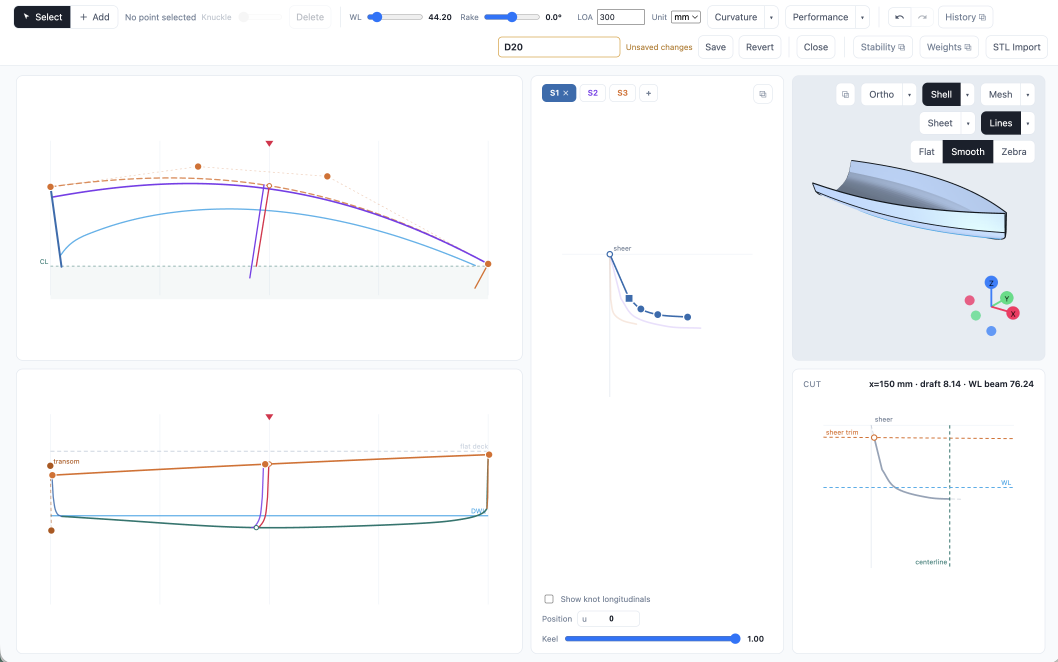
#> input picture inputs/screenshots/hull-profile.png, 3174 x 1986 px (shown at 1/3 size)
$ python trace_hull_profile.py
#> lines starting #> are read from the running program, lines starting #| are printed output that depends on the picture; after the words box and inside, x2 and y2 are one past the last pixel; in counts of white or black regions, pixels touching at a corner belong together
"""Trace the hull curves out of the design-tool screenshot.

EXTRACTION tool, not a generator. Input: the ingested evidence
(inputs/screenshots/hull-profile.png). Output: inputs/data/hull_offsets.json --
the only thing model/boat.py is allowed to be grounded on for hull shape.

Why pixel-trace instead of just using the three toolbar numbers: LOA 300, draft 8.14
and WL beam 76.24 are three scalars, and a hull needs a shape. The panels carry that
shape at ~0.23 mm/px.

WHICH PANEL IS WHICH (this was got wrong once, hence the note):
  top-left    = PLAN, half-breadths measured from a centreline dashed at y=798 px.
                purple = sheer/deck half-breadth, light blue = DWL half-breadth.
  bottom-left = PROFILE, side elevation. light blue = DWL (dead horizontal,
                y=1547 px, which is how you can tell the two panels apart),
                dark teal = keel, orange = sheer.
  bottom-right= CUT, one section at x=150 mm. centreline vertical at x=2850 px,
                sheer dashed at y=1313 px, WL dashed at y=1462 px.

CALIBRATION is over-determined on purpose, so it can be checked rather than trusted:
  CUT     y-scale <- reported draft 8.14 mm == (keel_y - WL_y) px
  CUT     x-scale <- reported WL beam 76.24 mm == 2*(CL_x - section@WL_x) px
          ...those two must agree, because the panel is plotted isotropically.
  PLAN/PROFILE scale <- hull x-extent == LOA 300 mm
          ...and that must agree with the CUT scale, ditto.
If they disagree by more than TOL_REL the script refuses to write the file.
A tracer that emits a plausible hull from a mis-identified panel is worse than none.
"""
import json, os, sys
import numpy as np
from PIL import Image

HERE = os.path.dirname(os.path.dirname(os.path.abspath(__file__)))
SRC = os.path.join(HERE, "inputs", "screenshots", "hull-profile.png")
OUT = os.path.join(HERE, "inputs", "data", "hull_offsets.json")

PLAN_BOX = (50, 220, 1570, 1090)
PROF_BOX = (50, 1100, 1570, 1690)
CUT_BOX = (2380, 1180, 3170, 1730)

REPORTED = {"loa_mm": 300.0, "cut_x_mm": 150.0, "cut_draft_mm": 8.14, "cut_wl_beam_mm": 76.24}
TOL_REL = 0.08  # 8% between independent scale estimates; the panels are ~1300 px
                # wide and the curves are 4-5 px thick, so ~0.4% per curve, but the
                # hull end-points are genuinely fuzzy (round stem, control dots).


def band(a, box, rgb, tol, ywin=None):
    """Per-column median y of pixels within tol of rgb. ywin clips contamination
    (labels, control-point dots) that shares the curve's colour."""
    x0, y0, x1, y1 = box
    sub = a[y0:y1, x0:x1].astype(float)
    d = np.sqrt(((sub - np.array(rgb, float)) ** 2).sum(axis=2))
    hit = d < tol
    if ywin:
        lo, hi = ywin
        mask = np.zeros(hit.shape[0], bool)
        mask[max(0, lo - y0):max(0, hi - y0)] = True
        hit &= mask[:, None]
    out = {}
    for c in range(hit.shape[1]):
        ys = np.nonzero(hit[:, c])[0]
        if len(ys):
            out[c + x0] = float(np.median(ys) + y0)
    return out


def smooth(d, w=9):
    xs = np.array(sorted(d)); ys = np.array([d[x] for x in xs])
    k = np.ones(w) / w
    pad = w // 2
    yp = np.concatenate([np.full(pad, ys[0]), ys, np.full(pad, ys[-1])])
    return xs, np.convolve(yp, k, mode="valid")


def main():
    a = np.asarray(Image.open(SRC).convert("RGB"))
    rep = {}

    # ---------- CUT panel: the section shape, and the tightest calibration ----
    CL_X, SHEER_Y, WL_Y = 2850.0, 1313.0, 1462.0
    sec = band(a, CUT_BOX, (150, 150, 175), 45, ywin=(1320, 1520))
#> in band, `sub = a[y0:y1, x0:x1].astype(float)`:
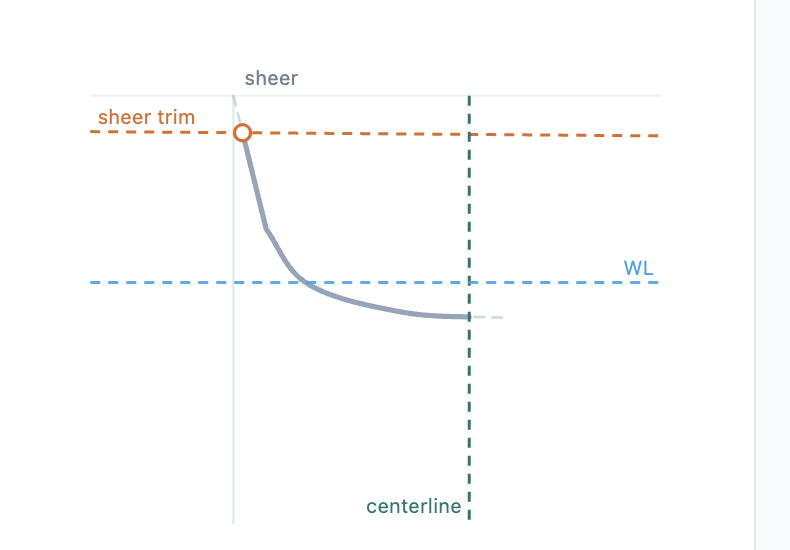
#> sub: shape (550, 790, 3) float64; mean R, G, B 252.9, 253.1, 253.3
#> in band, `hit = d < tol`: hit: shape (550, 790) bool; 0.39% white; 110 white regions (109 under 20 px), largest, box (x1, y1, x2, y2) and area: (242, 142, 468, 319) 1443
#> in band, `hit &= mask[:, None]`:
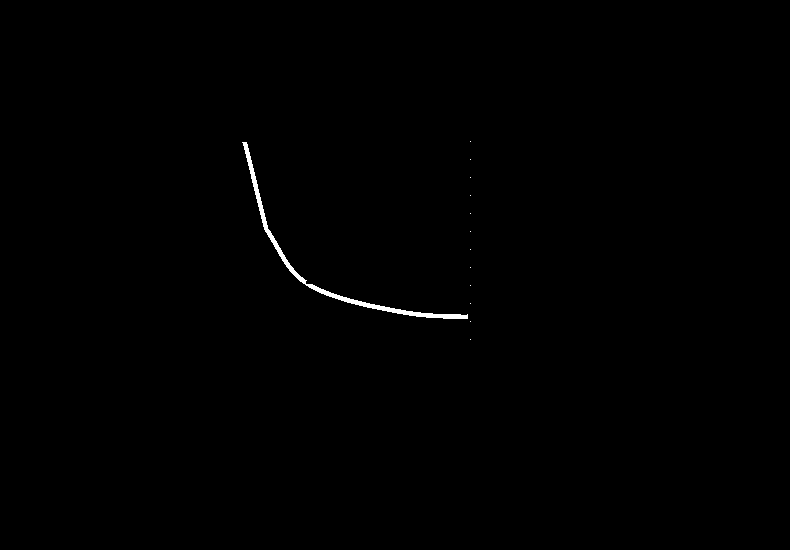
#> hit: shape (550, 790) bool; 0.33% white; 13 white regions (12 under 20 px), largest, box (x1, y1, x2, y2) and area: (242, 142, 468, 319) 1443
#> after the loop in band, `for c in range(hit.shape[1]):`: out = 227 items
#> sec = 227 items
    sx, sy = smooth(sec, 5)
#> in smooth, `xs = np.array(sorted(d))`: xs = 227 values from 2622 to 2850
#> in smooth, `ys = np.array([d[x] for x in xs])`: ys = 227 values, max 1496.5 at index 219, min 1322 at index 0, mean 1464.2
#> in smooth, `yp = np.concatenate([np.full(pad, ys[0]), ys, np.full(pad, ys[-1])])`: yp = 231 values, max 1496.5 at index 221, min 1322 at index 0, mean 1462.6
#> sx = 227 values from 2622 to 2850; sy = 227 values, max 1496.5 at index 221, min 1323 at index 0, mean 1464.1
    keel_y = float(np.max(sy))
#> keel_y = 1496.5
    cut_mm_per_px_y = REPORTED["cut_draft_mm"] / (keel_y - WL_Y)
#> cut_mm_per_px_y = 0.236
    # half-beam at the waterline: where the section crosses WL_Y
    i = int(np.argmin(np.abs(sy - WL_Y)))
#> i = 63
    half_px = CL_X - sx[i]
#> half_px = 165
    cut_mm_per_px_x = (REPORTED["cut_wl_beam_mm"] / 2.0) / half_px
#> cut_mm_per_px_x = 0.231
    rep["cut_scale_y_mm_per_px"] = cut_mm_per_px_y
    rep["cut_scale_x_mm_per_px"] = cut_mm_per_px_x

    # section as (half_breadth_mm, depth_below_sheer_mm), keel-first
    sect = []
    for x, y in zip(sx, sy):
        b = (CL_X - x) * cut_mm_per_px_x
        z = (y - SHEER_Y) * cut_mm_per_px_y
        if b >= -0.5:
            sect.append((max(0.0, b), z))
#> this loop made 227 passes
#> (y, b, z) on passes 1 to 3: (1323, 52.67, 2.36), (1324.1, 52.44, 2.62), (1325.6, 52.21, 2.97)
#> after the loop, sect = 227 pairs, first value 0 to 52.67, second value 2.36 to 43.3
    sect.sort(key=lambda p: p[0])
    rep["section_depth_mm"] = (keel_y - SHEER_Y) * cut_mm_per_px_y
    rep["section_half_beam_sheer_mm"] = max(b for b, _ in sect)
    rep["section_freeboard_at_dwl_mm"] = (WL_Y - SHEER_Y) * cut_mm_per_px_y

    # ---------- PLAN panel: half-breadths ------------------------------------
    CLY = 798.0
    sheer_hb = band(a, PLAN_BOX, (110, 60, 230), 46, ywin=(400, 800))
#> call 2 of band, with box = (50, 220, 1570, 1090), rgb = (110, 60, 230), tol = 46, ywin = (400, 800)
#> in band (call 2), `sub = a[y0:y1, x0:x1].astype(float)`:
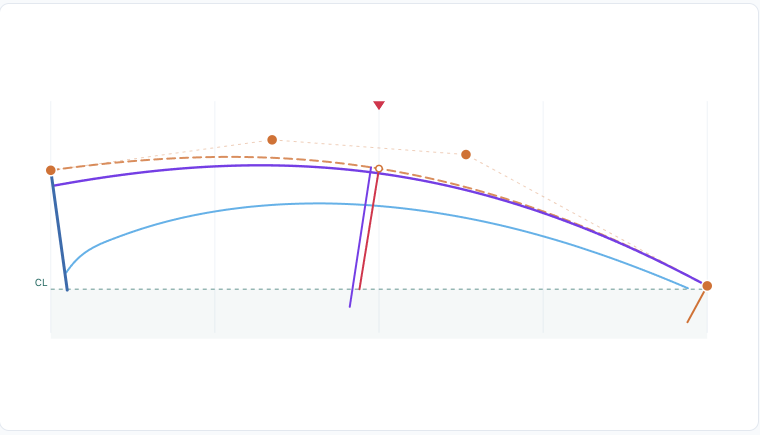
#> sub: shape (870, 1520, 3) float64 (shown at 1/2 size); mean R, G, B 251.7, 251.7, 252.9
#> in band (call 2), `hit = d < tol`: hit: shape (870, 1520) bool; 0.48% white; 2 white regions, box (x1, y1, x2, y2) and area: (108, 329, 755, 615) 3555, (759, 345, 1404, 567) 2851
#> in band (call 2), `hit &= mask[:, None]`: hit: shape (870, 1520) bool; 0.48% white; 2 white regions, box (x1, y1, x2, y2) and area: (108, 329, 755, 580) 3439, (759, 345, 1404, 567) 2851
#> after the loop in band (call 2), `for c in range(hit.shape[1]):`: out = 1292 items
#> sheer_hb = 1292 items
    dwl_hb = band(a, PLAN_BOX, (100, 178, 224), 46, ywin=(560, 800))
#> call 3 of band, with box = (50, 220, 1570, 1090), rgb = (100, 178, 224), tol = 46, ywin = (560, 800)
#> in band (call 3), `d = np.sqrt(((sub - np.array(rgb, float)) ** 2).sum(axis=2))`:
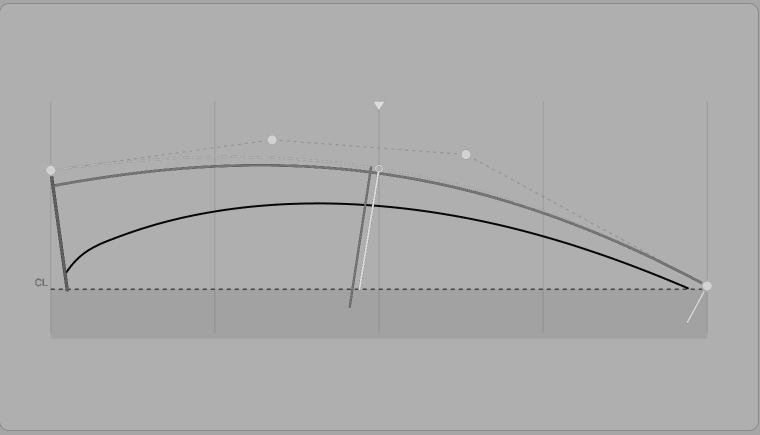
#> d: shape (870, 1520) float64 (shown at 1/2 size); min 6.71, max 220.7, mean 172.8
#> in band (call 3), `hit = d < tol`:
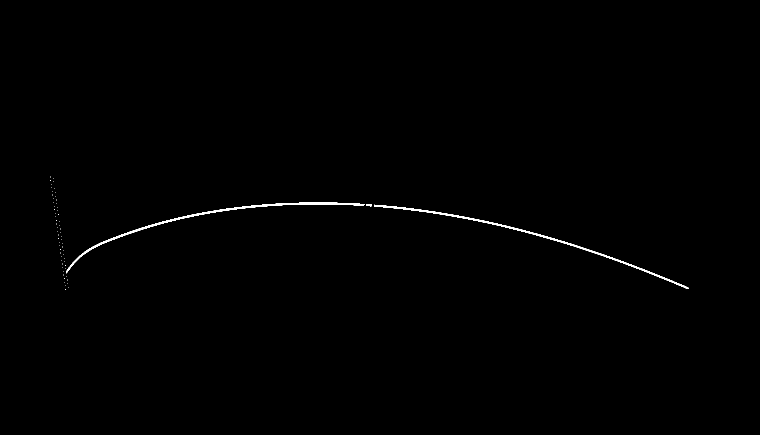
#> hit: shape (870, 1520) bool (shown at 1/2 size); 0.37% white; 63 white regions (60 under 20 px), largest, box (x1, y1, x2, y2) and area: (132, 405, 729, 547) 2421, (748, 409, 1378, 578) 2332, (732, 408, 744, 413) 40
#> after the loop in band (call 3), `for c in range(hit.shape[1]):`: out = 1271 items
#> dwl_hb = 1271 items
    # bow = where the DWL half-breadth reaches the centreline
    dx, dy = smooth(dwl_hb, 9)
#> dx = 1271 values from 150 to 1427; dy = 1271 values, max 795.8 at index 1270, min 581.6 at index 0, mean 676.1
    bow_px = float(dx[np.argmax(dy > CLY - 4.0)]) if (dy > CLY - 4.0).any() else float(dx[-1])
#> bow_px = 1421

    # ---------- PROFILE panel: keel and sheer in elevation -------------------
    DWL_Y = 1547.0
    keel = band(a, PROF_BOX, (48, 104, 100), 46)
#> in band (call 4), `hit = d < tol`: hit: shape (590, 1520) bool; 0.59% white; 3 white regions, box (x1, y1, x2, y2) and area: (707, 425, 1412, 490) 2889, (135, 447, 704, 485) 2317, (1409, 306, 1412, 415) 115
#> keel = 1274 items
    sheer_el = band(a, PROF_BOX, (196, 100, 50), 46, ywin=(1355, 1520))
#> in band (call 5), `d = np.sqrt(((sub - np.array(rgb, float)) ** 2).sum(axis=2))`:
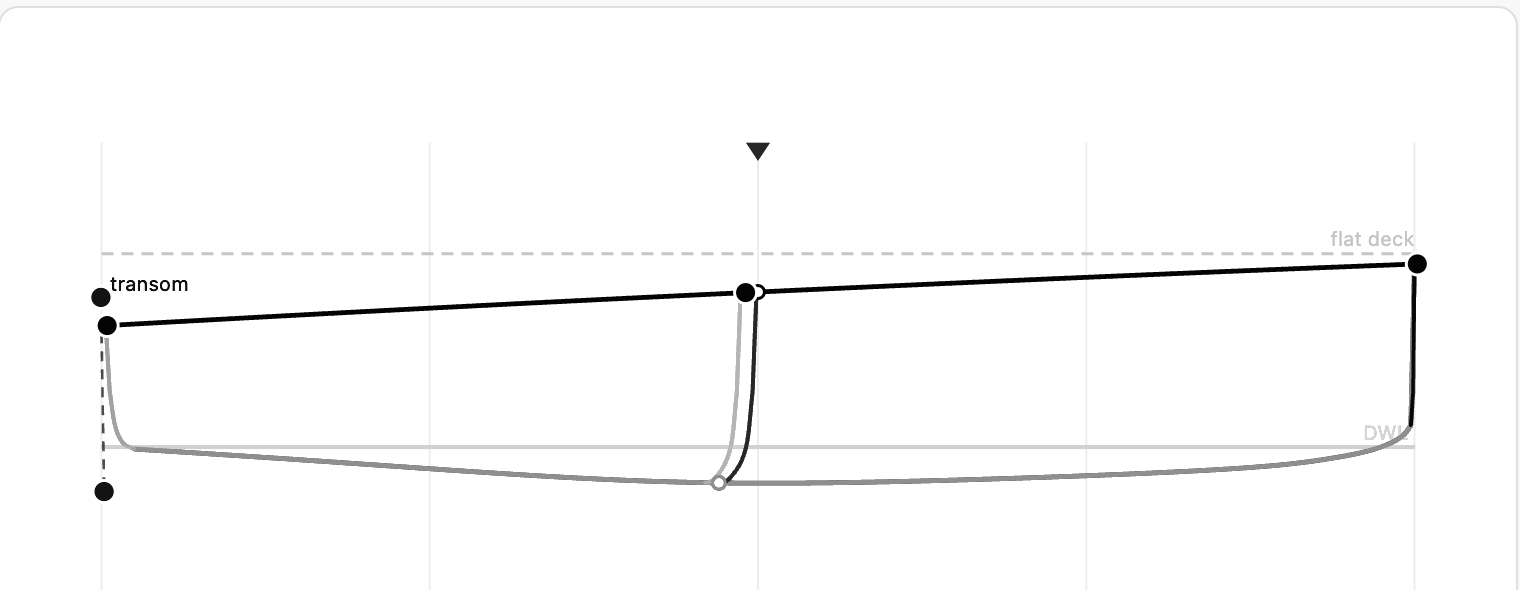
#> d: shape (590, 1520) float64; min 15.07, max 263.7, mean 259.4; drawn with min black and max white
#> in band (call 5), `hit = d < tol`:
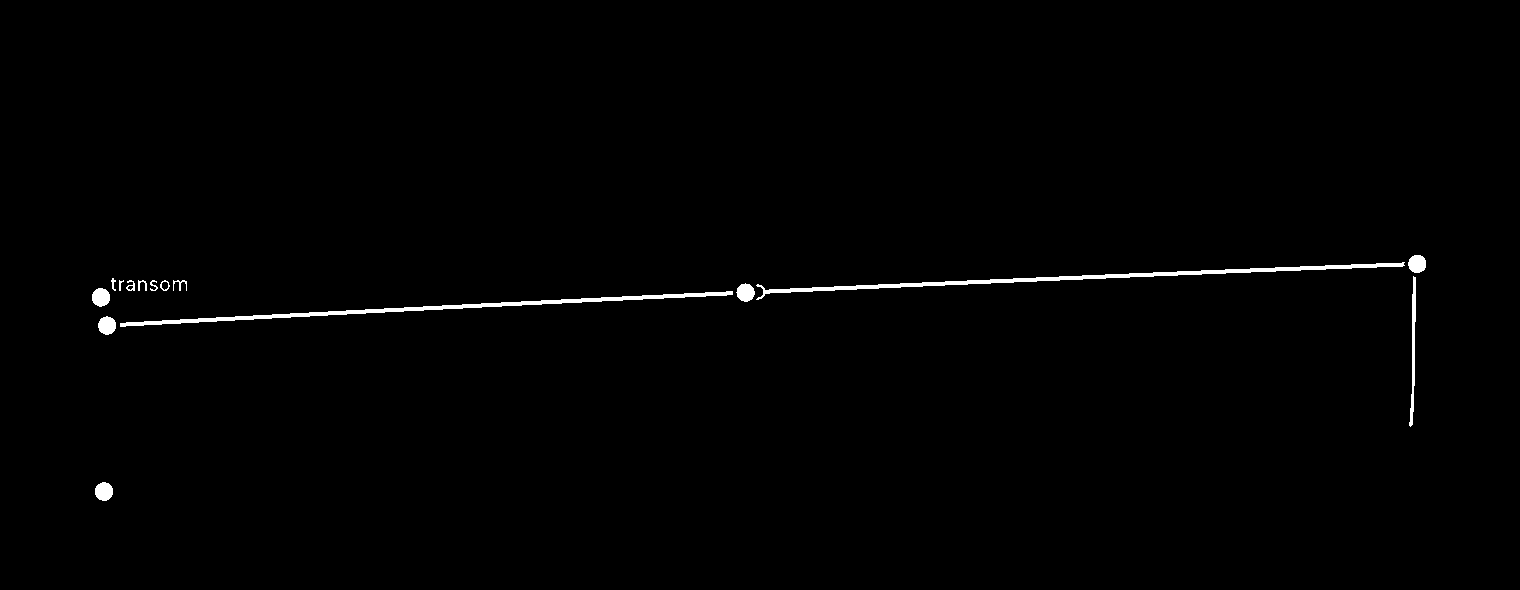
#> hit: shape (590, 1520) bool; 0.8% white; 15 white regions, largest, box (x1, y1, x2, y2) and area: (756, 262, 1405, 300) 2636, (120, 291, 733, 327) 2477, (1409, 276, 1416, 427) 476
#> in band (call 5), `hit &= mask[:, None]`: hit: shape (590, 1520) bool; 0.77% white; 14 white regions, largest, box (x1, y1, x2, y2) and area: (756, 262, 1405, 300) 2636, (120, 291, 733, 327) 2477, (1410, 276, 1416, 420) 454
#> after the loop in band (call 5), `for c in range(hit.shape[1]):`: out = 1324 items
#> sheer_el = 1324 items
    kx, ky = smooth(keel, 9)
#> kx = 1274 values from 185 to 1461; ky = 1274 values, max 1583.3 at index 568, min 1464.4 at index 1273, mean 1569.8
    # transom = first column where the keel curve exists; stem = last
    transom_px, stem_px = float(kx[0]), float(kx[-1])
#> transom_px = 185; stem_px = 1461
    prof_mm_per_px = REPORTED["loa_mm"] / (stem_px - transom_px)
#> prof_mm_per_px = 0.235
    rep["profile_scale_mm_per_px"] = prof_mm_per_px

    # ---------- agreement check (rule 6) -------------------------------------
    scales = [cut_mm_per_px_y, cut_mm_per_px_x, prof_mm_per_px]
#> scales = [0.236, 0.231, 0.235]
    spread = (max(scales) - min(scales)) / np.mean(scales)
#> spread = 0.021
    rep["scale_spread_rel"] = float(spread)
    print("scale estimates mm/px:")
    print(f"  CUT  y (from draft 8.14)      {cut_mm_per_px_y:.4f}")
#|   CUT  y (from draft 8.14)      0.2359
    print(f"  CUT  x (from WL beam 76.24)   {cut_mm_per_px_x:.4f}")
#|   CUT  x (from WL beam 76.24)   0.2310
    print(f"  PROFILE (from LOA 300)        {prof_mm_per_px:.4f}")
#|   PROFILE (from LOA 300)        0.2351
    print(f"  relative spread               {spread*100:.2f}%  (tol {TOL_REL*100:.0f}%)")
#|   relative spread               2.10%  (tol 8%)
    if spread > TOL_REL:
        print("REFUSING to write: the three independent scale estimates disagree. "
              "Either a panel is mis-identified or a curve trace is contaminated.",
              file=sys.stderr)
        sys.exit(2)

    # ---------- longitudinal stations ----------------------------------------
    def to_x_mm(px, origin, scale):
        return (px - origin) * scale

    stations = []
    for xm in np.linspace(0, REPORTED["loa_mm"], 31):
        px_prof = transom_px + xm / prof_mm_per_px
        # plan panel has its own origin; anchor it on the bow it reports
        px_plan = bow_px - (REPORTED["loa_mm"] - xm) / prof_mm_per_px
        def at(d, p, default=None):
            if not d: return default
            ks = np.array(sorted(d)); vs = np.array([d[k] for k in ks])
            if p < ks[0] or p > ks[-1]: return default
            return float(np.interp(p, ks, vs))
        ky_ = at(dict(zip(kx, ky)), px_prof)
        sy_ = at(sheer_el, px_prof)
        db = at(dict(zip(dx, dy)), px_plan)
        sb = at(sheer_hb, px_plan)
        stations.append({
            "x_mm": round(float(xm), 2),
            "keel_below_dwl_mm": None if ky_ is None else round((ky_ - DWL_Y) * prof_mm_per_px, 3),
            "sheer_above_dwl_mm": None if sy_ is None else round((DWL_Y - sy_) * prof_mm_per_px, 3),
            "dwl_half_beam_mm": None if db is None else round((CLY - db) * prof_mm_per_px, 3),
            "sheer_half_beam_mm": None if sb is None else round((CLY - sb) * prof_mm_per_px, 3),
        })
#> this loop made 31 passes
#> (px_prof, px_plan, ky_, sy_, db, sb) on passes 2 to 13: (227.5, 187.5, 1551.5, 1420.5, 757.2, 585.5), (270.1, 230.1, 1554.1, 1418.5, 718, 578.5), (312.6, 272.6, 1556.7, 1416.5, 698.3, 572.5), (355.1, 315.1, 1559.5, 1414.5, 683, 566.5), (397.7, 357.7, 1562.5, 1411.5, 669.5, 561.5), (440.2, 400.2, 1565.5, 1409.5, 658.3, 557.5), (482.7, 442.7, 1568.5, 1407.5, 649, 554.5), (525.3, 485.3, 1571.5, 1405.5, 641.5, 552.4), (567.8, 527.8, 1574.2, 1403.5, 635.6, 550.5), (610.3, 570.3, 1576.5, 1401.3, 631.2, 550.5), (652.9, 612.9, 1578.5, 1398.5, 628.3, 550.5), (695.4, 655.4, 1580.5, 1396.5, 626.5, 552.5)
#> (px_prof, px_plan, ky_, sy_) on pass 1: (185, 145, 1548.5, 1423.5)
#> after the loop, stations = 31 items

    doc = {
        "source": "inputs/screenshots/hull-profile.png",
        "traced_by": "tools/trace_hull_profile.py",
        "reported_by_tool": REPORTED,
        "calibration": rep,
        "note": ("x_mm measured from the transom, +ve forward. keel_below_dwl_mm and "
                 "sheer_above_dwl_mm are relative to the DWL the tool drew, which is "
                 "the tool's slider position, NOT a loading condition. Everything here "
                 "is a pixel trace of a screenshot: treat it as +/-1 mm, not as CAD."),
        "section_at_x150": [{"half_beam_mm": round(b, 3), "below_sheer_mm": round(z, 3)}
                            for b, z in sect],
        "stations": stations,
    }
    os.makedirs(os.path.dirname(OUT), exist_ok=True)
    json.dump(doc, open(OUT, "w"), indent=1)
    print("\nwrote", OUT)
    print(f"  hull depth at x=150      {rep['section_depth_mm']:.1f} mm")
#|   hull depth at x=150      43.3 mm
    print(f"  half-beam at sheer       {rep['section_half_beam_sheer_mm']:.1f} mm")
#|   half-beam at sheer       52.7 mm
    print(f"  freeboard at drawn DWL   {rep['section_freeboard_at_dwl_mm']:.1f} mm")
#|   freeboard at drawn DWL   35.2 mm
    ok = [s for s in stations if s["dwl_half_beam_mm"] is not None]
#> ok = 30 items
    print(f"  max DWL half-beam        {max(s['dwl_half_beam_mm'] for s in ok):.1f} mm")
#|   max DWL half-beam        40.3 mm
    ok2 = [s for s in stations if s["keel_below_dwl_mm"] is not None]
#> ok2 = 31 items
    print(f"  max keel below DWL       {max(s['keel_below_dwl_mm'] for s in ok2):.2f} mm")
#|   max keel below DWL       8.40 mm


if __name__ == "__main__":
    main()
